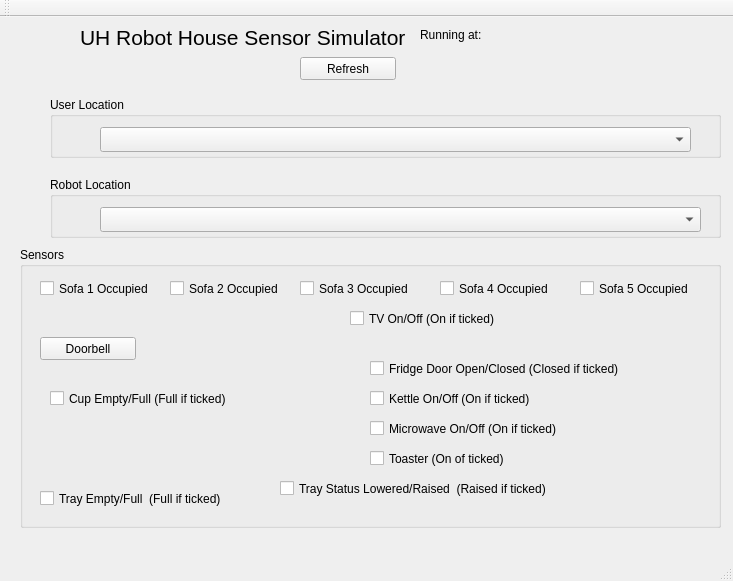
<?xml version="1.0" encoding="UTF-8"?>
<ui version="4.0">
 <class>MainWindow</class>
 <widget class="QMainWindow" name="MainWindow">
  <property name="geometry">
   <rect>
    <x>0</x>
    <y>0</y>
    <width>733</width>
    <height>581</height>
   </rect>
  </property>
  <property name="windowTitle">
   <string>UH Sensor Simulator</string>
  </property>
  <widget class="QWidget" name="centralWidget">
   <widget class="QGroupBox" name="groupBox_2">
    <property name="geometry">
     <rect>
      <x>20</x>
      <y>230</y>
      <width>701</width>
      <height>281</height>
     </rect>
    </property>
    <property name="title">
     <string>Sensors</string>
    </property>
    <widget class="QCheckBox" name="sofa1CheckBox">
     <property name="geometry">
      <rect>
       <x>20</x>
       <y>30</y>
       <width>131</width>
       <height>23</height>
      </rect>
     </property>
     <property name="text">
      <string>Sofa 1 Occupied</string>
     </property>
    </widget>
    <widget class="QCheckBox" name="fridgeCheckBox">
     <property name="geometry">
      <rect>
       <x>350</x>
       <y>110</y>
       <width>361</width>
       <height>23</height>
      </rect>
     </property>
     <property name="text">
      <string>Fridge Door Open/Closed (Closed if ticked)</string>
     </property>
    </widget>
    <widget class="QPushButton" name="pushButton">
     <property name="geometry">
      <rect>
       <x>20</x>
       <y>90</y>
       <width>96</width>
       <height>23</height>
      </rect>
     </property>
     <property name="text">
      <string>Doorbell</string>
     </property>
    </widget>
    <widget class="QCheckBox" name="sofa2CheckBox">
     <property name="geometry">
      <rect>
       <x>150</x>
       <y>30</y>
       <width>131</width>
       <height>23</height>
      </rect>
     </property>
     <property name="text">
      <string>Sofa 2 Occupied</string>
     </property>
    </widget>
    <widget class="QCheckBox" name="sofa3CheckBox">
     <property name="geometry">
      <rect>
       <x>280</x>
       <y>30</y>
       <width>151</width>
       <height>23</height>
      </rect>
     </property>
     <property name="text">
      <string>Sofa 3 Occupied</string>
     </property>
    </widget>
    <widget class="QCheckBox" name="trayCheckBox">
     <property name="geometry">
      <rect>
       <x>20</x>
       <y>240</y>
       <width>241</width>
       <height>23</height>
      </rect>
     </property>
     <property name="text">
      <string>Tray Empty/Full  (Full if ticked) </string>
     </property>
    </widget>
    <widget class="QCheckBox" name="cupCheckBox">
     <property name="geometry">
      <rect>
       <x>30</x>
       <y>140</y>
       <width>221</width>
       <height>23</height>
      </rect>
     </property>
     <property name="text">
      <string>Cup Empty/Full (Full if ticked)</string>
     </property>
    </widget>
    <widget class="QCheckBox" name="sofa4CheckBox">
     <property name="geometry">
      <rect>
       <x>420</x>
       <y>30</y>
       <width>151</width>
       <height>23</height>
      </rect>
     </property>
     <property name="text">
      <string>Sofa 4 Occupied</string>
     </property>
    </widget>
    <widget class="QCheckBox" name="sofa5CheckBox">
     <property name="geometry">
      <rect>
       <x>560</x>
       <y>30</y>
       <width>131</width>
       <height>23</height>
      </rect>
     </property>
     <property name="text">
      <string>Sofa 5 Occupied</string>
     </property>
    </widget>
    <widget class="QCheckBox" name="TVCheckBox">
     <property name="geometry">
      <rect>
       <x>330</x>
       <y>60</y>
       <width>181</width>
       <height>23</height>
      </rect>
     </property>
     <property name="text">
      <string>TV On/Off (On if ticked)</string>
     </property>
    </widget>
    <widget class="QCheckBox" name="trayStatusCheckBox">
     <property name="geometry">
      <rect>
       <x>260</x>
       <y>230</y>
       <width>411</width>
       <height>23</height>
      </rect>
     </property>
     <property name="text">
      <string>Tray Status Lowered/Raised  (Raised if ticked) </string>
     </property>
    </widget>
    <widget class="QCheckBox" name="microCheckBox">
     <property name="geometry">
      <rect>
       <x>350</x>
       <y>170</y>
       <width>231</width>
       <height>23</height>
      </rect>
     </property>
     <property name="text">
      <string>Microwave On/Off (On if ticked)</string>
     </property>
    </widget>
    <widget class="QCheckBox" name="kettleCheckBox">
     <property name="geometry">
      <rect>
       <x>350</x>
       <y>140</y>
       <width>201</width>
       <height>23</height>
      </rect>
     </property>
     <property name="text">
      <string>Kettle On/Off (On if ticked)</string>
     </property>
    </widget>
    <widget class="QCheckBox" name="toasterCheckBox">
     <property name="geometry">
      <rect>
       <x>350</x>
       <y>200</y>
       <width>231</width>
       <height>23</height>
      </rect>
     </property>
     <property name="text">
      <string>Toaster (On of ticked)</string>
     </property>
    </widget>
   </widget>
   <widget class="QGroupBox" name="groupBox_9">
    <property name="geometry">
     <rect>
      <x>0</x>
      <y>640</y>
      <width>231</width>
      <height>31</height>
     </rect>
    </property>
    <property name="title">
     <string/>
    </property>
    <widget class="QLabel" name="userlabel">
     <property name="geometry">
      <rect>
       <x>20</x>
       <y>0</y>
       <width>161</width>
       <height>16</height>
      </rect>
     </property>
     <property name="text">
      <string/>
     </property>
    </widget>
   </widget>
   <widget class="QGroupBox" name="groupBox_5">
    <property name="geometry">
     <rect>
      <x>50</x>
      <y>80</y>
      <width>671</width>
      <height>61</height>
     </rect>
    </property>
    <property name="title">
     <string>User Location</string>
    </property>
    <widget class="QComboBox" name="userLocationComboBox">
     <property name="geometry">
      <rect>
       <x>50</x>
       <y>30</y>
       <width>591</width>
       <height>25</height>
      </rect>
     </property>
    </widget>
   </widget>
   <widget class="QGroupBox" name="groupBox_6">
    <property name="geometry">
     <rect>
      <x>50</x>
      <y>160</y>
      <width>671</width>
      <height>61</height>
     </rect>
    </property>
    <property name="title">
     <string>Robot Location</string>
    </property>
    <widget class="QComboBox" name="robotLocationComboBox">
     <property name="geometry">
      <rect>
       <x>50</x>
       <y>30</y>
       <width>601</width>
       <height>25</height>
      </rect>
     </property>
    </widget>
   </widget>
   <widget class="QPushButton" name="pushButton_2">
    <property name="geometry">
     <rect>
      <x>300</x>
      <y>40</y>
      <width>96</width>
      <height>23</height>
     </rect>
    </property>
    <property name="text">
     <string>Refresh</string>
    </property>
   </widget>
   <widget class="QLabel" name="label_3">
    <property name="geometry">
     <rect>
      <x>80</x>
      <y>10</y>
      <width>351</width>
      <height>21</height>
     </rect>
    </property>
    <property name="font">
     <font>
      <pointsize>16</pointsize>
     </font>
    </property>
    <property name="text">
     <string>UH Robot House Sensor Simulator</string>
    </property>
   </widget>
   <widget class="QLabel" name="label_4">
    <property name="geometry">
     <rect>
      <x>420</x>
      <y>10</y>
      <width>71</width>
      <height>16</height>
     </rect>
    </property>
    <property name="text">
     <string>Running at:</string>
    </property>
   </widget>
   <widget class="QLabel" name="runningAtLabel">
    <property name="geometry">
     <rect>
      <x>500</x>
      <y>10</y>
      <width>161</width>
      <height>16</height>
     </rect>
    </property>
    <property name="text">
     <string/>
    </property>
   </widget>
  </widget>
  <widget class="QMenuBar" name="menuBar">
   <property name="geometry">
    <rect>
     <x>0</x>
     <y>0</y>
     <width>733</width>
     <height>22</height>
    </rect>
   </property>
  </widget>
  <widget class="QToolBar" name="mainToolBar">
   <attribute name="toolBarArea">
    <enum>TopToolBarArea</enum>
   </attribute>
   <attribute name="toolBarBreak">
    <bool>false</bool>
   </attribute>
  </widget>
  <widget class="QStatusBar" name="statusBar"/>
 </widget>
 <layoutdefault spacing="6" margin="11"/>
 <resources/>
 <connections/>
</ui>
